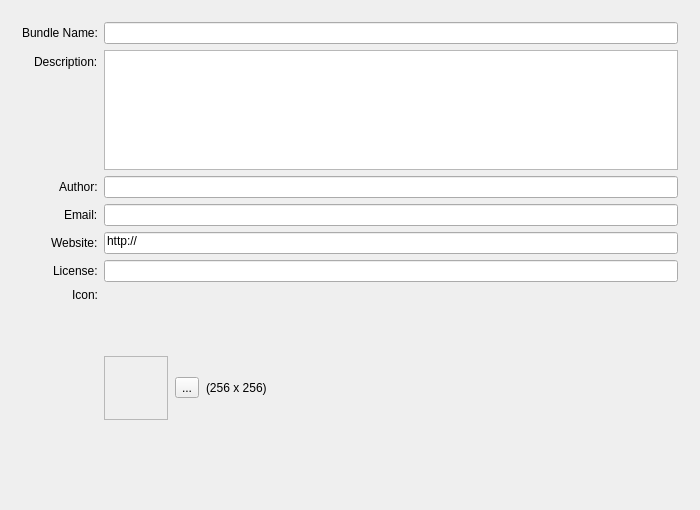
<?xml version="1.0" encoding="UTF-8"?>
<ui version="4.0">
 <class>PageMetadataInfo</class>
 <widget class="QWizardPage" name="PageMetadataInfo">
  <property name="geometry">
   <rect>
    <x>0</x>
    <y>0</y>
    <width>700</width>
    <height>510</height>
   </rect>
  </property>
  <property name="sizePolicy">
   <sizepolicy hsizetype="Preferred" vsizetype="Preferred">
    <horstretch>0</horstretch>
    <verstretch>0</verstretch>
   </sizepolicy>
  </property>
  <property name="windowTitle">
   <string>WizardPage</string>
  </property>
  <layout class="QVBoxLayout" name="verticalLayout">
   <item>
    <layout class="QFormLayout" name="formLayout">
     <property name="fieldGrowthPolicy">
      <enum>QFormLayout::ExpandingFieldsGrow</enum>
     </property>
     <property name="labelAlignment">
      <set>Qt::AlignRight|Qt::AlignTop|Qt::AlignTrailing</set>
     </property>
     <property name="leftMargin">
      <number>11</number>
     </property>
     <property name="topMargin">
      <number>11</number>
     </property>
     <property name="rightMargin">
      <number>11</number>
     </property>
     <property name="bottomMargin">
      <number>11</number>
     </property>
     <item row="0" column="0">
      <widget class="QLabel" name="bundleName">
       <property name="text">
        <string>Bundle Name:</string>
       </property>
      </widget>
     </item>
     <item row="0" column="1">
      <widget class="QLineEdit" name="editBundleName">
       <property name="sizePolicy">
        <sizepolicy hsizetype="Expanding" vsizetype="Fixed">
         <horstretch>0</horstretch>
         <verstretch>0</verstretch>
        </sizepolicy>
       </property>
       <property name="minimumSize">
        <size>
         <width>0</width>
         <height>0</height>
        </size>
       </property>
       <property name="alignment">
        <set>Qt::AlignLeading|Qt::AlignLeft|Qt::AlignTop</set>
       </property>
      </widget>
     </item>
     <item row="1" column="0">
      <widget class="QLabel" name="description">
       <property name="text">
        <string>Description:</string>
       </property>
      </widget>
     </item>
     <item row="1" column="1">
      <widget class="QPlainTextEdit" name="editDescription">
       <property name="minimumSize">
        <size>
         <width>0</width>
         <height>0</height>
        </size>
       </property>
       <property name="maximumSize">
        <size>
         <width>16777215</width>
         <height>120</height>
        </size>
       </property>
      </widget>
     </item>
     <item row="2" column="0">
      <widget class="QLabel" name="author">
       <property name="text">
        <string>Author:</string>
       </property>
       <property name="scaledContents">
        <bool>false</bool>
       </property>
       <property name="alignment">
        <set>Qt::AlignLeading|Qt::AlignLeft|Qt::AlignVCenter</set>
       </property>
      </widget>
     </item>
     <item row="2" column="1">
      <widget class="QLineEdit" name="editAuthor">
       <property name="sizePolicy">
        <sizepolicy hsizetype="Expanding" vsizetype="Fixed">
         <horstretch>0</horstretch>
         <verstretch>0</verstretch>
        </sizepolicy>
       </property>
       <property name="minimumSize">
        <size>
         <width>0</width>
         <height>0</height>
        </size>
       </property>
       <property name="text">
        <string/>
       </property>
       <property name="alignment">
        <set>Qt::AlignLeading|Qt::AlignLeft|Qt::AlignTop</set>
       </property>
      </widget>
     </item>
     <item row="3" column="0">
      <widget class="QLabel" name="label">
       <property name="text">
        <string>Email:</string>
       </property>
      </widget>
     </item>
     <item row="3" column="1">
      <widget class="QLineEdit" name="editEmail">
       <property name="sizePolicy">
        <sizepolicy hsizetype="Expanding" vsizetype="Fixed">
         <horstretch>0</horstretch>
         <verstretch>0</verstretch>
        </sizepolicy>
       </property>
       <property name="minimumSize">
        <size>
         <width>0</width>
         <height>0</height>
        </size>
       </property>
       <property name="alignment">
        <set>Qt::AlignLeading|Qt::AlignLeft|Qt::AlignTop</set>
       </property>
      </widget>
     </item>
     <item row="4" column="0">
      <widget class="QLabel" name="website">
       <property name="text">
        <string>Website:</string>
       </property>
      </widget>
     </item>
     <item row="4" column="1">
      <widget class="QLineEdit" name="editWebsite">
       <property name="sizePolicy">
        <sizepolicy hsizetype="Expanding" vsizetype="Fixed">
         <horstretch>0</horstretch>
         <verstretch>0</verstretch>
        </sizepolicy>
       </property>
       <property name="minimumSize">
        <size>
         <width>0</width>
         <height>0</height>
        </size>
       </property>
       <property name="text">
        <string>http://</string>
       </property>
       <property name="alignment">
        <set>Qt::AlignLeading|Qt::AlignLeft|Qt::AlignTop</set>
       </property>
      </widget>
     </item>
     <item row="5" column="0">
      <widget class="QLabel" name="license">
       <property name="text">
        <string>License:</string>
       </property>
      </widget>
     </item>
     <item row="5" column="1">
      <widget class="QLineEdit" name="editLicense">
       <property name="sizePolicy">
        <sizepolicy hsizetype="Expanding" vsizetype="Fixed">
         <horstretch>0</horstretch>
         <verstretch>0</verstretch>
        </sizepolicy>
       </property>
       <property name="minimumSize">
        <size>
         <width>0</width>
         <height>0</height>
        </size>
       </property>
       <property name="text">
        <string/>
       </property>
       <property name="alignment">
        <set>Qt::AlignLeading|Qt::AlignLeft|Qt::AlignTop</set>
       </property>
      </widget>
     </item>
     <item row="6" column="0">
      <widget class="QLabel" name="label_5">
       <property name="minimumSize">
        <size>
         <width>0</width>
         <height>0</height>
        </size>
       </property>
       <property name="text">
        <string>Icon:</string>
       </property>
       <property name="alignment">
        <set>Qt::AlignLeading|Qt::AlignLeft|Qt::AlignTop</set>
       </property>
      </widget>
     </item>
     <item row="6" column="1">
      <layout class="QHBoxLayout" name="horizontalLayout_3" stretch="0,0,0,0">
       <property name="spacing">
        <number>7</number>
       </property>
       <property name="sizeConstraint">
        <enum>QLayout::SetDefaultConstraint</enum>
       </property>
       <item>
        <widget class="QLabel" name="lblPreview">
         <property name="sizePolicy">
          <sizepolicy hsizetype="Fixed" vsizetype="Fixed">
           <horstretch>0</horstretch>
           <verstretch>0</verstretch>
          </sizepolicy>
         </property>
         <property name="minimumSize">
          <size>
           <width>64</width>
           <height>64</height>
          </size>
         </property>
         <property name="maximumSize">
          <size>
           <width>64</width>
           <height>64</height>
          </size>
         </property>
         <property name="baseSize">
          <size>
           <width>0</width>
           <height>0</height>
          </size>
         </property>
         <property name="frameShape">
          <enum>QFrame::StyledPanel</enum>
         </property>
         <property name="frameShadow">
          <enum>QFrame::Sunken</enum>
         </property>
         <property name="text">
          <string/>
         </property>
         <property name="scaledContents">
          <bool>true</bool>
         </property>
         <property name="alignment">
          <set>Qt::AlignLeading|Qt::AlignLeft|Qt::AlignVCenter</set>
         </property>
        </widget>
       </item>
       <item>
        <widget class="QToolButton" name="bnGetPreview">
         <property name="sizePolicy">
          <sizepolicy hsizetype="Fixed" vsizetype="Fixed">
           <horstretch>0</horstretch>
           <verstretch>0</verstretch>
          </sizepolicy>
         </property>
         <property name="text">
          <string>...</string>
         </property>
        </widget>
       </item>
       <item>
        <widget class="QLabel" name="label_7">
         <property name="text">
          <string>(256 x 256)</string>
         </property>
         <property name="alignment">
          <set>Qt::AlignLeading|Qt::AlignLeft|Qt::AlignVCenter</set>
         </property>
        </widget>
       </item>
       <item>
        <spacer name="horizontalSpacer">
         <property name="orientation">
          <enum>Qt::Horizontal</enum>
         </property>
         <property name="sizeType">
          <enum>QSizePolicy::Expanding</enum>
         </property>
         <property name="sizeHint" stdset="0">
          <size>
           <width>40</width>
           <height>10</height>
          </size>
         </property>
        </spacer>
       </item>
      </layout>
     </item>
    </layout>
   </item>
  </layout>
 </widget>
 <resources/>
 <connections/>
</ui>
